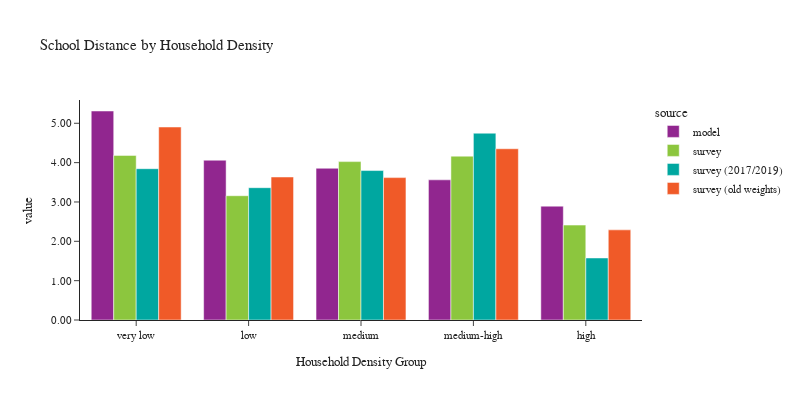

Notebook code cell kept with this figure:
### Code cell
plot_school_location(df_students, 'hh_density_group', 'Household Density', 'Household Density Group')

### Figure 1 — Plotly figure (JSON) as saved in the notebook; plotly's stock layout.template omitted (floating-point values rounded to 4 significant figures)
{"data": [{"alignmentgroup": "True", "customdata": [[79988], [83119], [143985], [118217], [73502]], "hovertemplate": "source=model<br>hh_density_group=%{x}<br>value=%{y}<br>sample count=%{customdata[0]}<extra></extra>", "legendgroup": "model", "marker": {"color": "#91268F", "pattern": {"shape": ""}}, "name": "model", "offsetgroup": "model", "orientation": "v", "showlegend": true, "textposition": "auto", "type": "bar", "x": ["very low", "low", "medium", "medium-high", "high"], "xaxis": "x", "y": [5.312, 4.062, 3.857, 3.562, 2.894], "yaxis": "y"}, {"alignmentgroup": "True", "customdata": [[282], [167], [262], [139], [47]], "hovertemplate": "source=survey<br>hh_density_group=%{x}<br>value=%{y}<br>sample count=%{customdata[0]}<extra></extra>", "legendgroup": "survey", "marker": {"color": "#8CC63E", "pattern": {"shape": ""}}, "name": "survey", "offsetgroup": "survey", "orientation": "v", "showlegend": true, "textposition": "auto", "type": "bar", "x": ["very low", "low", "medium", "medium-high", "high"], "xaxis": "x", "y": [4.184, 3.159, 4.026, 4.165, 2.412], "yaxis": "y"}, {"alignmentgroup": "True", "customdata": [[274], [161], [248], [130], [44]], "hovertemplate": "source=survey (2017/2019)<br>hh_density_group=%{x}<br>value=%{y}<br>sample count=%{customdata[0]}<extra></extra>", "legendgroup": "survey (2017/2019)", "marker": {"color": "#00A7A0", "pattern": {"shape": ""}}, "name": "survey (2017/2019)", "offsetgroup": "survey (2017/2019)", "orientation": "v", "showlegend": true, "textposition": "auto", "type": "bar", "x": ["very low", "low", "medium", "medium-high", "high"], "xaxis": "x", "y": [3.846, 3.363, 3.798, 4.748, 1.577], "yaxis": "y"}, {"alignmentgroup": "True", "customdata": [[136], [97], [126], [63], [29]], "hovertemplate": "source=survey (old weights)<br>hh_density_group=%{x}<br>value=%{y}<br>sample count=%{customdata[0]}<extra></extra>", "legendgroup": "survey (old weights)", "marker": {"color": "#F05A28", "pattern": {"shape": ""}}, "name": "survey (old weights)", "offsetgroup": "survey (old weights)", "orientation": "v", "showlegend": true, "textposition": "auto", "type": "bar", "x": ["very low", "low", "medium", "medium-high", "high"], "xaxis": "x", "y": [4.905, 3.635, 3.619, 4.353, 2.291], "yaxis": "y"}], "layout": {"barmode": "group", "font": {"size": 11}, "height": 400, "legend": {"title": {"text": "source"}, "tracegroupgap": 0}, "title": {"text": "School Distance by Household Density"}, "width": 800, "xaxis": {"anchor": "y", "domain": [0.0, 1.0], "title": {"text": "Household Density Group"}}, "yaxis": {"anchor": "x", "domain": [0.0, 1.0], "tickformat": ".2f", "title": {"text": "value"}}}}
